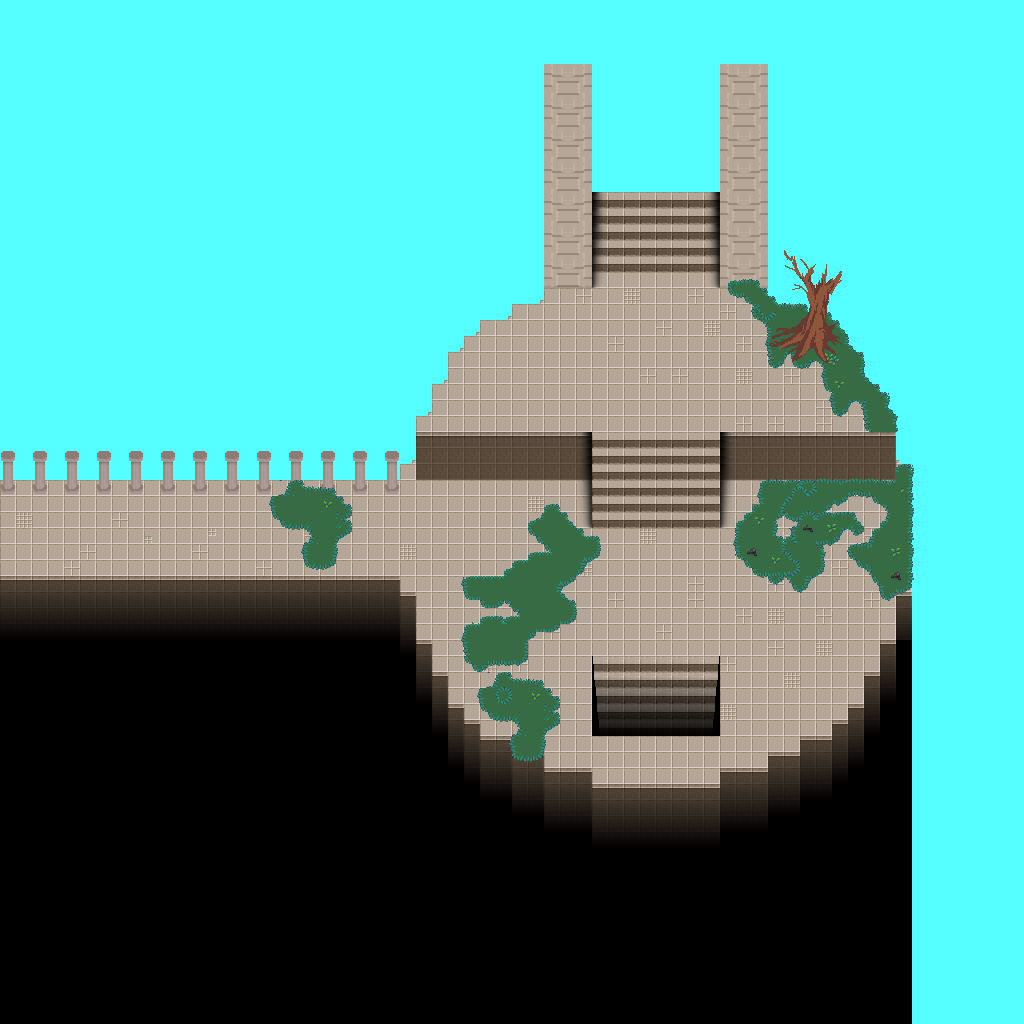

Tiled map render using the project's own tile images. Description and the map definition, with tile-layer contents summarised, below:
An orthogonal 128x128 tile map with 8x8 px tiles, 9 tile layers (Door, Floor, StairsUp, Shadow, ...) and 90 objects (10x Blue-Flame, 10x Billboard, 5x Bird, npc-2, npc-3, ...).

<map version="1.1" tiledversion="2018.09.12" orientation="orthogonal" renderorder="right-down" width="128" height="128" tilewidth="8" tileheight="8" infinite="0" backgroundcolor="#55ffff" nextlayerid="43" nextobjectid="201">
 <properties>
  <property name="Sky" value="true" />
 </properties>
 <tileset firstgid="1" name="dungeon_tiles" tilewidth="8" tileheight="8" tilecount="4096" columns="64">
  <image source="../images/dungeon_tiles.png" width="512" height="512" />
  <tile id="256" terrain="0,0,0,0" />
  <tile id="260" terrain="0,0,," />
  <tile id="321" terrain="0,0,0," />
  <tile id="330" terrain="0,0,,0" />
  <tile id="448" terrain="0,,0," />
  <tile id="451" terrain=",,,0" />
  <tile id="452" terrain=",,0," />
  <tile id="459" terrain=",0,,0" />
  <tile id="515" terrain=",0,," />
  <tile id="516" terrain="0,,," />
  <tile id="897" terrain="0,,0,0" />
  <tile id="906" terrain=",0,0,0" />
  <tile id="963" terrain=",,0,0" />
 </tileset>
 <layer id="42" name="Door" width="128" height="128">
  <data>[16384 cells, 426 non-empty, 30 distinct tile ids]</data>
 </layer>
 <layer id="34" name="Floor" width="128" height="128">
  <properties>
   <property name="layer" value="0.2" />
  </properties>
  <data>[16384 cells, 4497 non-empty, 48 distinct tile ids]</data>
 </layer>
 <layer id="35" name="StairsUp" width="128" height="128">
  <properties>
   <property name="layer" value="0.21" />
  </properties>
  <data>[16384 cells, 584 non-empty, 40 distinct tile ids]</data>
 </layer>
 <layer id="36" name="Shadow" width="128" height="128">
  <properties>
   <property name="layer" value="0.21" />
  </properties>
  <data>[16384 cells, 5420 non-empty, 29 distinct tile ids]</data>
 </layer>
 <layer id="37" name="Nubs" width="128" height="128">
  <properties>
   <property name="layer" value="0.215" />
  </properties>
  <data>[16384 cells, 24 non-empty, 3 distinct tile ids]</data>
 </layer>
 <layer id="38" name="Forground_Ground" width="128" height="128">
  <properties>
   <property name="layer" value=".5" />
  </properties>
  <data>[16384 cells, 96 non-empty, 4 distinct tile ids]</data>
 </layer>
 <layer id="39" name="BottomGrass" width="128" height="128">
  <properties>
   <property name="layer" value="0.22" />
  </properties>
  <data>[16384 cells, 624 non-empty, 82 distinct tile ids]</data>
 </layer>
 <layer id="40" name="Grass" width="128" height="128">
  <properties>
   <property name="layer" value="0.23" />
  </properties>
  <data>[16384 cells, 450 non-empty, 112 distinct tile ids]</data>
 </layer>
 <layer id="41" name="Tree" width="128" height="128">
  <properties>
   <property name="layer" type="float" value="0.24" />
  </properties>
  <data>[16384 cells, 165 non-empty, 165 distinct tile ids]</data>
 </layer>
 <objectgroup id="30" name="Entities">
  <object id="2" type="Bird" x="643" y="476" width="5.66667" height="6" />
  <object id="62" type="Bird" x="633.167" y="490.667" width="5.66667" height="6" />
  <object id="63" type="Bird" x="653.5" y="505.333" width="5.66667" height="6" />
  <object id="64" type="Bird" x="670.5" y="495.667" width="5.66667" height="6" />
  <object id="65" type="Bird" x="667.167" y="480.667" width="5.66667" height="6" />
  <object id="86" name="Npc-2" type="npc-2" x="752" y="576" width="24" height="24" />
  <object id="88" name="Npc-3" type="npc-3" x="768" y="624" width="24" height="24" />
  <object id="89" name="Npc-4" type="npc-4" x="720" y="616" width="24" height="24" />
  <object id="154" name="Boss" type="Boss" x="648" y="352" width="24" height="24">
   <properties>
    <property name="Boss_Number" value="1" />
   </properties>
  </object>
  <object id="175" name="Blue-Flame" type="Blue-Flame" x="432" y="440" width="16" height="16" />
  <object id="176" name="Blue-Flame" type="Blue-Flame" x="464" y="440" width="16" height="16" />
  <object id="177" name="Blue-Flame" type="Blue-Flame" x="496" y="440" width="16" height="16" />
  <object id="178" name="Blue-Flame" type="Blue-Flame" x="528" y="440" width="16" height="16" />
  <object id="179" name="Blue-Flame" type="Blue-Flame" x="560" y="440" width="16" height="16" />
  <object id="186" name="Blue-Flame" type="Blue-Flame" x="800" y="440" width="16" height="16" />
  <object id="187" name="Blue-Flame" type="Blue-Flame" x="832" y="440" width="16" height="16" />
  <object id="188" name="Blue-Flame" type="Blue-Flame" x="736" y="440" width="16" height="16" />
  <object id="189" name="Blue-Flame" type="Blue-Flame" x="864" y="440" width="16" height="16" />
  <object id="190" name="Blue-Flame" type="Blue-Flame" x="768" y="440" width="16" height="16" />
 </objectgroup>
 <objectgroup id="31" name="Doors">
  <object id="90" name="Shulk" type="Shulk" x="624" y="616" width="16" height="16" />
  <object id="191" name="Player" type="Player" x="648.5" y="584" width="16" height="16" />
  <object id="200" name="Door" type="Door" x="592" y="720" width="128" height="16">
   <properties>
    <property name="goto" value="StairsDown" />
   </properties>
  </object>
 </objectgroup>
 <objectgroup id="32" name="Billboards">
  <object id="93" name="Column" type="Billboard" x="496" y="448" width="16" height="48">
   <properties>
    <property name="Region" value="152 0 16 48" />
   </properties>
  </object>
  <object id="95" name="Column" type="Billboard" x="464" y="448" width="16" height="48">
   <properties>
    <property name="Region" value="152 0 16 48" />
   </properties>
  </object>
  <object id="96" name="Column" type="Billboard" x="432" y="448" width="16" height="48">
   <properties>
    <property name="Region" value="152 0 16 48" />
   </properties>
  </object>
  <object id="97" name="Column" type="Billboard" x="528" y="448" width="16" height="48">
   <properties>
    <property name="Region" value="152 0 16 48" />
   </properties>
  </object>
  <object id="98" name="Column" type="Billboard" x="560" y="448" width="16" height="48">
   <properties>
    <property name="Region" value="152 0 16 48" />
   </properties>
  </object>
  <object id="99" name="Column" type="Billboard" x="736" y="448" width="16" height="48">
   <properties>
    <property name="Region" value="152 0 16 48" />
   </properties>
  </object>
  <object id="100" name="Column" type="Billboard" x="768" y="448" width="16" height="48">
   <properties>
    <property name="Region" value="152 0 16 48" />
   </properties>
  </object>
  <object id="101" name="Column" type="Billboard" x="800" y="448" width="16" height="48">
   <properties>
    <property name="Region" value="152 0 16 48" />
   </properties>
  </object>
  <object id="102" name="Column" type="Billboard" x="832" y="448" width="16" height="48">
   <properties>
    <property name="Region" value="152 0 16 48" />
   </properties>
  </object>
  <object id="103" name="Column" type="Billboard" x="864" y="448" width="16" height="48">
   <properties>
    <property name="Region" value="152 0 16 48" />
   </properties>
  </object>
  <object id="104" x="769" y="482" width="14" height="14" />
  <object id="105" x="736.818" y="481.727" width="14" height="14" />
  <object id="106" x="801.545" y="482.273" width="14" height="14" />
  <object id="107" x="833.182" y="481.909" width="14" height="14" />
  <object id="108" x="865.727" y="481.727" width="14" height="14" />
  <object id="109" x="561.182" y="481.909" width="14" height="14" />
  <object id="110" x="529" y="482.273" width="14" height="14" />
  <object id="111" x="496.636" y="482.091" width="14" height="14" />
  <object id="112" x="465.182" y="481.727" width="14" height="14" />
  <object id="113" x="432.636" y="482.091" width="14" height="14" />
 </objectgroup>
 <objectgroup id="12" name="Solids" visible="0">
  <!-- 48 objects omitted --></objectgroup>
</map>
<!-- 48 of 90 objects omitted -->
